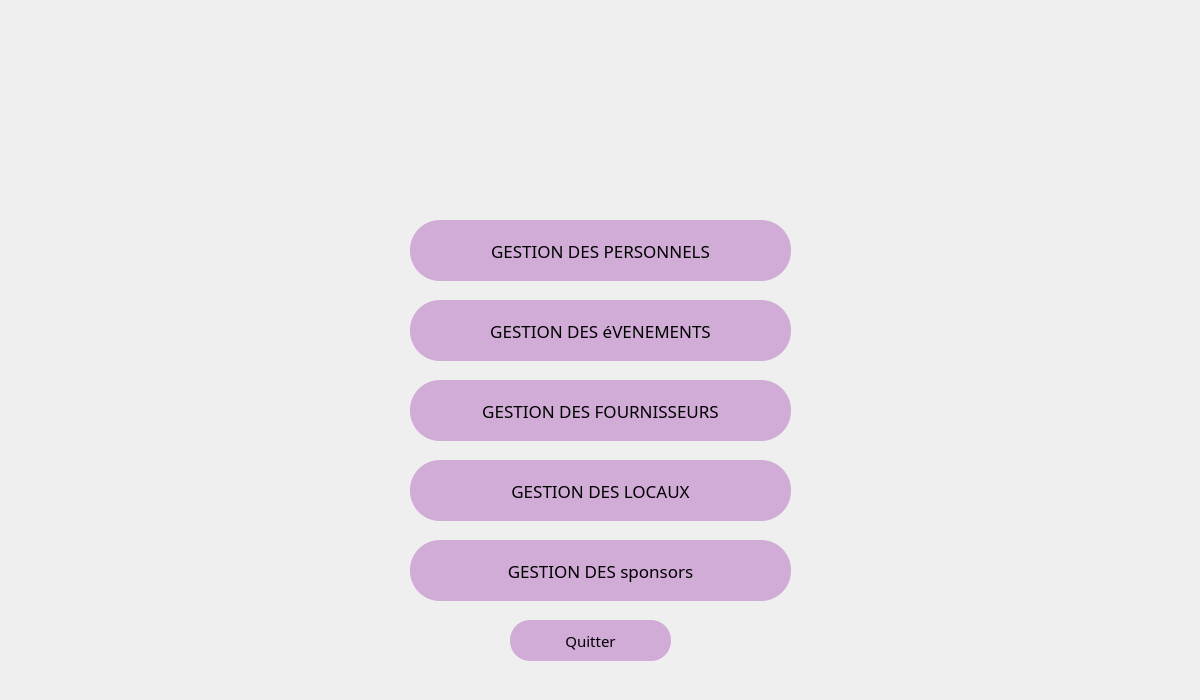
<?xml version="1.0" encoding="UTF-8"?>
<ui version="4.0">
 <class>MainWindow</class>
 <widget class="QMainWindow" name="MainWindow">
  <property name="geometry">
   <rect>
    <x>0</x>
    <y>0</y>
    <width>1200</width>
    <height>700</height>
   </rect>
  </property>
  <property name="windowTitle">
   <string>MainWindow</string>
  </property>
  <widget class="QWidget" name="centralwidget">
   <widget class="QLabel" name="label_BGMain">
    <property name="geometry">
     <rect>
      <x>0</x>
      <y>0</y>
      <width>1200</width>
      <height>700</height>
     </rect>
    </property>
    <property name="styleSheet">
     <string notr="true">background-image: url(:/new/Image/Images/BGMain.png);</string>
    </property>
    <property name="text">
     <string/>
    </property>
   </widget>
   <widget class="QPushButton" name="pushButton_GestionPersonnelsMain">
    <property name="geometry">
     <rect>
      <x>410</x>
      <y>220</y>
      <width>381</width>
      <height>61</height>
     </rect>
    </property>
    <property name="font">
     <font>
      <family>LEMON MILK</family>
      <pointsize>13</pointsize>
     </font>
    </property>
    <property name="styleSheet">
     <string notr="true">QPushButton {
background-color: rgba(199, 153, 207, 200);
border-radius: 30px;
}
QPushButton:hover {
background-color: qlineargradient(spread:pad, x1:0, y1:0, x2:0, y2:1, stop:0 rgba(153, 96, 189, 200), stop:1 rgba(199, 153, 207, 200));
}

</string>
    </property>
    <property name="text">
     <string>GESTION DES PERSONNELS</string>
    </property>
   </widget>
   <widget class="QPushButton" name="pushButton_GestionEvenementsMain">
    <property name="geometry">
     <rect>
      <x>410</x>
      <y>300</y>
      <width>381</width>
      <height>61</height>
     </rect>
    </property>
    <property name="font">
     <font>
      <family>LEMON MILK</family>
      <pointsize>13</pointsize>
     </font>
    </property>
    <property name="styleSheet">
     <string notr="true">QPushButton {
background-color: rgba(199, 153, 207, 200);
border-radius: 30px;
}
QPushButton:hover {
background-color: qlineargradient(spread:pad, x1:0, y1:0, x2:0, y2:1, stop:0 rgba(153, 96, 189, 200), stop:1 rgba(199, 153, 207, 200));
}

</string>
    </property>
    <property name="text">
     <string>GESTION DES éVENEMENTS</string>
    </property>
   </widget>
   <widget class="QPushButton" name="pushButton_GestionFournisseurMain">
    <property name="geometry">
     <rect>
      <x>410</x>
      <y>380</y>
      <width>381</width>
      <height>61</height>
     </rect>
    </property>
    <property name="font">
     <font>
      <family>LEMON MILK</family>
      <pointsize>13</pointsize>
     </font>
    </property>
    <property name="styleSheet">
     <string notr="true">QPushButton {
background-color: rgba(199, 153, 207, 200);
border-radius: 30px;
}
QPushButton:hover {
background-color: qlineargradient(spread:pad, x1:0, y1:0, x2:0, y2:1, stop:0 rgba(153, 96, 189, 200), stop:1 rgba(199, 153, 207, 200));
}

</string>
    </property>
    <property name="text">
     <string>GESTION DES FOURNISSEURS</string>
    </property>
   </widget>
   <widget class="QPushButton" name="pushButton_GestionLocauxMain">
    <property name="geometry">
     <rect>
      <x>410</x>
      <y>460</y>
      <width>381</width>
      <height>61</height>
     </rect>
    </property>
    <property name="font">
     <font>
      <family>LEMON MILK</family>
      <pointsize>13</pointsize>
     </font>
    </property>
    <property name="styleSheet">
     <string notr="true">QPushButton {
background-color: rgba(199, 153, 207, 200);
border-radius: 30px;
}
QPushButton:hover {
background-color: qlineargradient(spread:pad, x1:0, y1:0, x2:0, y2:1, stop:0 rgba(153, 96, 189, 200), stop:1 rgba(199, 153, 207, 200));
}

</string>
    </property>
    <property name="text">
     <string>GESTION DES LOCAUX</string>
    </property>
   </widget>
   <widget class="QPushButton" name="pushButton_GestionSponsorsMain">
    <property name="geometry">
     <rect>
      <x>410</x>
      <y>540</y>
      <width>381</width>
      <height>61</height>
     </rect>
    </property>
    <property name="font">
     <font>
      <family>LEMON MILK</family>
      <pointsize>13</pointsize>
     </font>
    </property>
    <property name="styleSheet">
     <string notr="true">QPushButton {
background-color: rgba(199, 153, 207, 200);
border-radius: 30px;
}
QPushButton:hover {
background-color: qlineargradient(spread:pad, x1:0, y1:0, x2:0, y2:1, stop:0 rgba(153, 96, 189, 200), stop:1 rgba(199, 153, 207, 200));
}

</string>
    </property>
    <property name="text">
     <string>GESTION DES sponsors</string>
    </property>
   </widget>
   <widget class="QPushButton" name="pushButton_QuitterMain">
    <property name="geometry">
     <rect>
      <x>510</x>
      <y>620</y>
      <width>161</width>
      <height>41</height>
     </rect>
    </property>
    <property name="font">
     <font>
      <family>LEMON MILK</family>
      <pointsize>11</pointsize>
     </font>
    </property>
    <property name="styleSheet">
     <string notr="true">QPushButton {
background-color: rgba(199, 153, 207, 200);
border-radius: 20px;
}
QPushButton:hover {
background-color: qlineargradient(spread:pad, x1:0, y1:0, x2:0, y2:1, stop:0 rgba(189, 96, 96, 200), stop:1 rgba(199, 153, 207, 200));
}

</string>
    </property>
    <property name="text">
     <string>Quitter</string>
    </property>
   </widget>
  </widget>
 </widget>
 <resources/>
 <connections/>
</ui>
